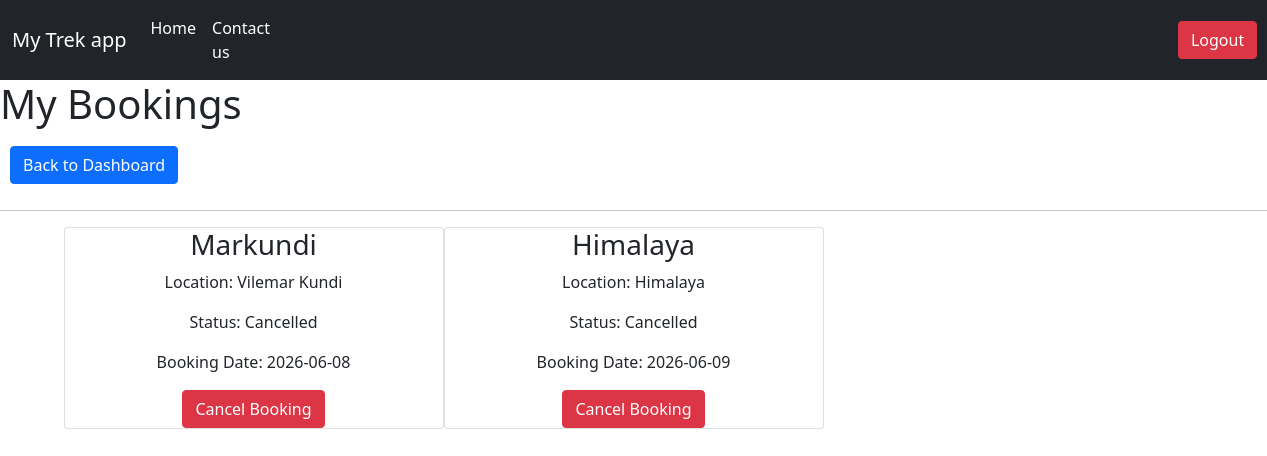
/my_bookings (signed in), run on the app's committed database.
### models.py (models this page shows)
class Trek(db.Model):
    id = db.Column(db.Integer, primary_key=True)
    name = db.Column(db.String(100))
    location = db.Column(db.String(100))
    assigned_staff_id=staff_id=db.Column(db.Integer, db.ForeignKey('user.id'))
    available_slots=db.Column(db.Integer)
    difficulty = db.Column(db.String(50))
    duration = db.Column(db.Integer)
    status = db.Column(db.String(20),default='Open')
    start_date=db.Column(db.Date)
    end_date=db.Column(db.Date)
    image=db.Column(db.String(500))
    trek_details=db.Column(db.String(500))
    bookings = db.relationship(
        'Booking',
        backref='trek',
        lazy=True
    )
    assigned_staff_id = db.Column(
        db.Integer,
        db.ForeignKey('user.id'),
        nullable=True
    )

class Booking(db.Model):
    Booking_ID = db.Column(db.Integer, primary_key=True)
    User_ID=db.Column(db.Integer, db.ForeignKey('user.id'))
    Trek_ID=db.Column(db.Integer, db.ForeignKey('trek.id'))
    Booking_Date=db.Column(db.Date)
    Status=db.Column(db.String(100))

### app.py (the view)
@app.route('/my_bookings')
def my_bookings():
    if 'user_id' not in session:
        return redirect('/login')
    bookings = Booking.query.filter_by(User_ID=session['user_id']).all()
    booking_data = []
    for booking in bookings:
        user=User.query.get(booking.User_ID)
        trek = Trek.query.get(booking.Trek_ID)
        booking_data.append({
            'booking': booking,
            'trek': trek,
            'user':user
        })
    return render_template(
        'my_bookings.html',
        booking_data=booking_data
    )

### templates/my_bookings.html (shortened to what this page needs)
<!DOCTYPE html>
<html lang="en">
<head>
    <link href="https://cdn.jsdelivr.net/npm/bootstrap@5.0.2/dist/css/bootstrap.min.css" rel="stylesheet">
</head>
<body>
    <nav class="navbar navbar-expand-lg navbar-light bg-dark" style="margin-right: auto;">
    <div class="container-fluid" style="margin-right: 20px;">
        <a class="navbar-brand" href="#" style="color: white;">My Trek app</a>
        <div class="collapse navbar-collapse" id="navbarNav" style="margin-right: 20px;">
        <ul class="navbar-nav">
            <li class="nav-item">
            <a class="nav-link active" aria-current="page" href="/home" style="color: white;">Home</a>
            </li>
            <li class="nav-item">
            <a class="nav-link" href="#" style="color: white;">Contact us</a>
            </li>
        </ul>
        <a href="/logout" class="btn btn-danger" style="margin-left: 900px;">Logout</a>
        </div>
    </div>
    </nav>
    <h1>My Bookings</h1>
    <a href="/user_dashboard" class="btn btn-primary" style="margin: 10px;">Back to Dashboard</a>
<hr>
<div class="container text-center">
  <div class="row row-cols-3 row-cols-md-3 g-4 ">
{% for item in booking_data %}
<div class="card" style="align-items:left;" >
  <div class="col" style="align-items:left">
<h3>{{ item.trek.name }}</h3>
<p>Location: {{ item.trek.location }}</p>
<p>Status: {{ item.booking.Status }}</p>
<p>Booking Date: {{ item.booking.Booking_Date }}</p>
<a href="/cancel_booking/{{ item.booking.Booking_ID }}"
   class="btn btn-danger">
   Cancel Booking
</a><br></div></div>
{% endfor %}
</div>
</div>
</body>
</html>

### data on the page
Trek: trek.name "Markundi", trek.location "Vilemar Kundi"
Booking: booking.Status "Cancelled", booking.Booking_Date "2026-06-08"
Trek: trek.name "Himalaya", trek.location "Himalaya"
Booking: booking.Status "Cancelled", booking.Booking_Date "2026-06-09"
